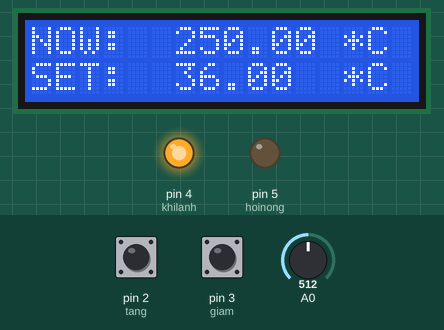
The sketch below on a simulated Arduino Uno, built with avr-gcc and run on an emulated ATmega328P. Parts: 16×2 character LCD, output pins drawn as LEDs (lit = HIGH). The inputs (shaded band) are chosen by the test bench; at power-on: A0 = 512, pin 2 (tang) HIGH, pin 3 (giam) HIGH.

Above: at 1.2 s.
1.3 s: A0 set to 80
At 1.8 s:
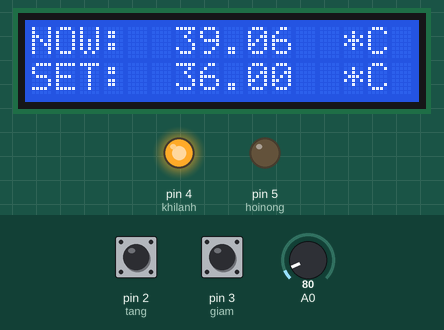
2.8 s: A0 set to 74
At 4.2 s:
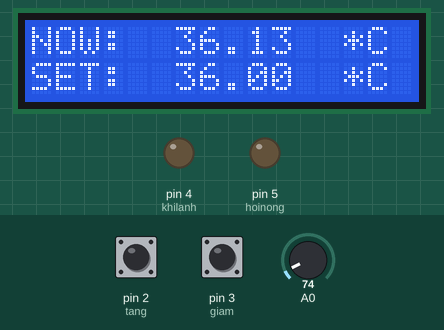
4.5 s: pin 2 (tang) pulled LOW for 1 s
At 6.4 s:
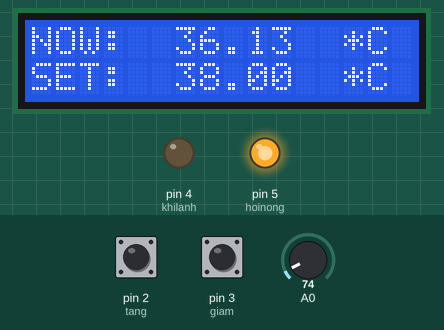
7.0 s: pin 3 (giam) pulled LOW for 3.2 s
At 10.9 s:
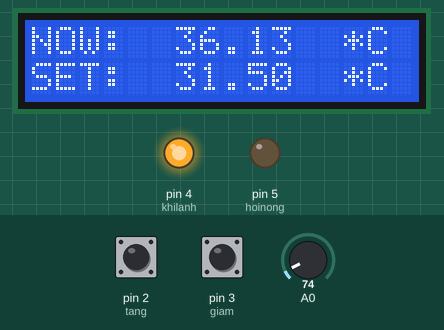
11.7 s: pin 3 (giam) pulled LOW for 0.15 s
At 13.1 s:
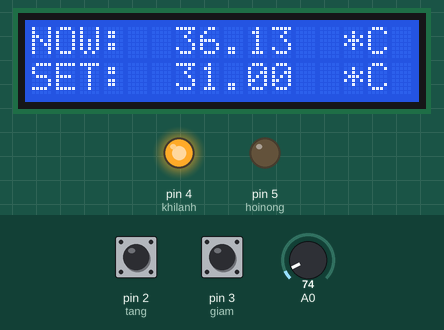
13.4 s: pin 2 (tang) pulled LOW for 3.2 s
At 17.4 s:
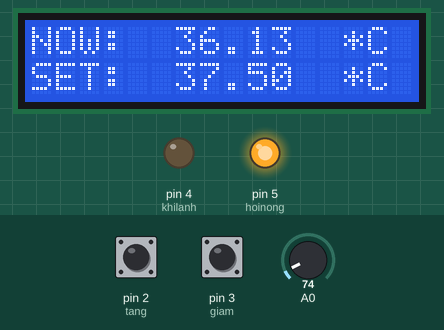
Timing chart, 0 to 18.9 s (numbered marks = the images above; inputs shaded):
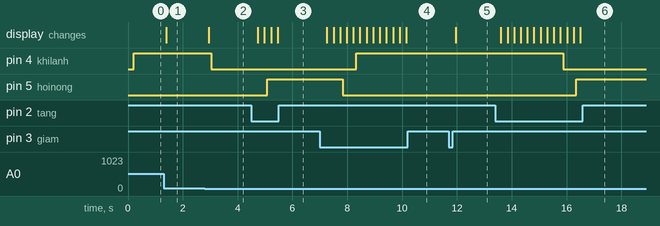

The sketch:

DIEU_HOA_KHONG_KHI_LM35.ino
```cpp
#include <Wire.h>
#include <LiquidCrystal_I2C.h>
LiquidCrystal_I2C lcd(0x27,16,2);
#define khilanh 4
#define hoinong 5
#define tang 2
#define giam 3
#define sensor A0
float set = 36;
void setup() {
  // put your setup code here, to run once:
pinMode(khilanh, OUTPUT);
pinMode(hoinong, OUTPUT);
pinMode(tang, INPUT_PULLUP);
pinMode(giam, INPUT_PULLUP);
lcd.init();                      // initialize the lcd
 lcd.backlight();
}

void loop() {
  // put your main code here, to run repeatedly:
if(digitalRead(tang) == 0){
  set = set+0.5;
  delay(100);
}
if(digitalRead(giam) == 0){
  set = set-0.5;
  delay(100);
}
float nhietdo = (5.0*analogRead(A0)*100.0/1024.0);
Serial.println(nhietdo);
lcd.setCursor(0, 0);
  lcd.print("NOW:         *C");
  lcd.setCursor(6, 0);
  lcd.print(nhietdo);
  lcd.setCursor(0, 1);
  lcd.print("SET:         *C");
  lcd.setCursor(6, 1);
  lcd.print(set);
  delay(100);
if(nhietdo < set-0.5){
  digitalWrite(hoinong, HIGH);
}
else{digitalWrite(hoinong, LOW);}
if(nhietdo > set+0.5){
  digitalWrite(khilanh, HIGH);
}
else{digitalWrite(khilanh, LOW);}
if(nhietdo == set){
digitalWrite(hoinong, LOW);
digitalWrite(khilanh, LOW);
}
}
```

Measured:
- the behaviour switches between 75 and 74 on A0 (found by bisection; images 1 and 2)
- after the input at 1.3 s, the display: changes after 0.09 s (image 1)
- after the input at 2.8 s, pin 4 (khilanh): HIGH → LOW after 0.24 s; the display: changes after 0.14 s (image 2)
- after the input at 4.5 s, pin 5 (hoinong): LOW → HIGH after 0.58 s; the display: first changes after 0.24 s (image 3 shows a later state)
- after the input at 7.0 s, pin 4 (khilanh): LOW → HIGH after 1.3 s; pin 5 (hoinong): HIGH → LOW after 0.84 s; the display: first changes after 0.26 s (image 4 shows a later state)
- after the input at 11.7 s, the display: changes after 0.25 s (image 5)
- after the input at 13.4 s, pin 4 (khilanh): HIGH → LOW after 2.5 s; pin 5 (hoinong): LOW → HIGH after 3.0 s; the display: first changes after 0.21 s (image 6 shows a later state)
